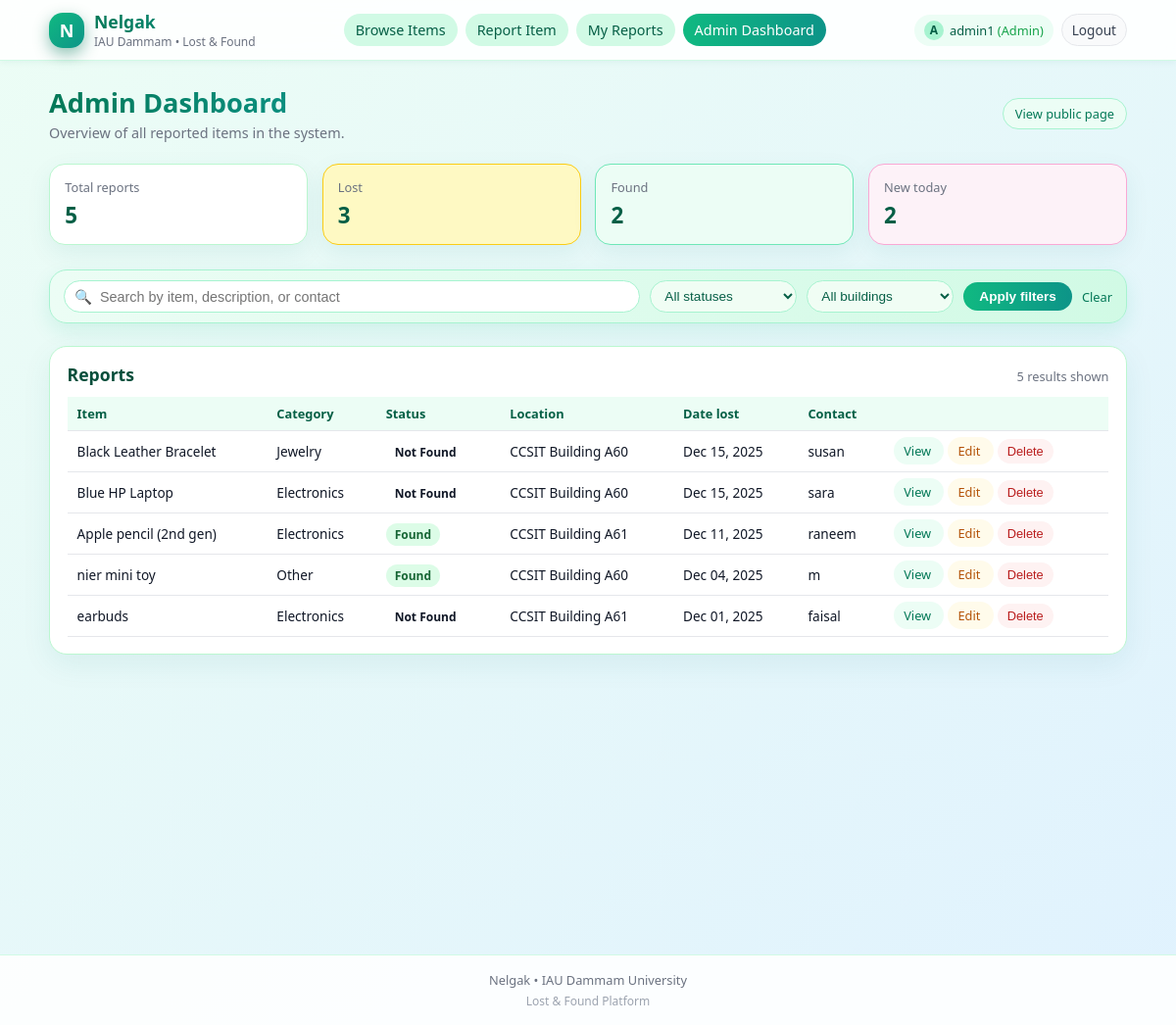
/admin-dashboard/ (signed in), run on the app's committed database.
### lostandfound/models.py (models this page shows, shortened)
class LostItem(models.Model):
    CATEGORY_CHOICES = [
        ('Electronics', 'Electronics'),
        ('Jewelry', 'Jewelry'),
        ('Clothing', 'Clothing'),
        ('Bags', 'Bags'),
        ('Keys', 'Keys'),
        ('Documents', 'Documents'),
        ('Pets', 'Pets'),
        ('Sports Equipment', 'Sports Equipment'),
        ('Other', 'Other'),
    ]
    LOCATION_CHOICES = [
        ('CCSIT Building A60', 'CCSIT Building A60'),
        ('CCSIT Building A61', 'CCSIT Building A61'),
    ]
    STATUS_CHOICES = [
        ('not_found', 'Not Found'),
        ('found', 'Found'),
    ]
    item_name = models.CharField(max_length=100)
    description = models.TextField(blank=True)
    building_number = models.CharField(max_length=10, default='A60')
    category = models.CharField(max_length=50, choices=CATEGORY_CHOICES)
    location_lost = models.CharField(max_length=50, choices=LOCATION_CHOICES)
    date_lost = models.DateField()
    status = models.CharField(
        max_length=20,
        choices=STATUS_CHOICES,
        default='not_found'
    )
    college = models.CharField(
        max_length=50,
        default='CCIS',
        blank=True
    )
    reported_by = models.ForeignKey(
        User,
        on_delete=models.SET_NULL,
        null=True,
        blank=True,
        related_name='lost_items'
    )
    security_question = models.CharField(max_length=255)
    security_answer = models.CharField(max_length=255)
    image = models.ImageField(upload_to='item_images/', blank=True, null=True)
    contact_name = models.CharField(max_length=100)
    contact_email = models.EmailField(blank=True)
    contact_phone = models.CharField(max_length=20, blank=True)
    created_at = models.DateTimeField(auto_now_add=True)

### lostandfound/views.py (the view)
# urls.py: path('admin-dashboard/', views.admin_dashboard, name='admin_dashboard'),
@staff_member_required   # only staff / superuser can access
def admin_dashboard(request):
    reports = LostItem.objects.all().order_by('-date_lost')  # or '-id' if you prefer
    q = request.GET.get('q', '').strip()
    status = request.GET.get('status', '').strip()
    building = request.GET.get('building', '').strip()
    if q:
        reports = reports.filter(
            Q(item_name__icontains=q) |
            Q(description__icontains=q) |
            Q(contact_name__icontains=q)
        )
    if status and status != 'all':
        if status == 'lost':
            reports = reports.filter(status='not_found')
        else:
            reports = reports.filter(status=status)
    if building and building != 'all':
        reports = reports.filter(location_lost__icontains=building)
    today = timezone.now().date()
    context = {
        "reports": reports,
        "total_reports": LostItem.objects.count(),
        "lost_reports": LostItem.objects.filter(status="not_found").count(),
        "found_reports": LostItem.objects.filter(status="found").count(),
        "today_reports": LostItem.objects.filter(date_lost=today).count(),
    }
    return render(request, "admin_dashboard.html", context)

### lostandfound/templates/admin_dashboard.html (shortened to what this page needs)
{% extends "base.html" %}
{% block content %}
<div class="page admin-page">
  <div class="admin-header">
    <div>
      <h1>Admin Dashboard</h1>
      <p>Overview of all reported items in the system.</p>
    </div>
    <a href="{% url 'home' %}" class="admin-header-link">View public page</a>
  </div>
  <div class="admin-stats-grid">
    <div class="admin-stat-card">
      <p class="label">Total reports</p>
      <p class="value">{{ total_reports }}</p>
    </div>
    <div class="admin-stat-card lost">
      <p class="label">Lost</p>
      <p class="value">{{ lost_reports }}</p>
    </div>
    <div class="admin-stat-card found">
      <p class="label">Found</p>
      <p class="value">{{ found_reports }}</p>
    </div>
    <div class="admin-stat-card today">
      <p class="label">New today</p>
      <p class="value">{{ today_reports }}</p>
    </div>
  </div>
  <div class="admin-filters-wrapper">
    <form method="get" class="admin-filters-form">
      <div class="row">
        <div class="search">
          <span class="icon">🔍</span>
          <input type="text"
                 name="q"
                 placeholder="Search by item, description, or contact"
                 value="{{ request.GET.q }}">
        </div>
        <select name="status" class="select">
          <option value="all" {% if request.GET.status == 'all' or not request.GET.status %}selected{% endif %}>
            All statuses
          </option>
        </select>
        <select name="building" class="select">
          <option value="all" {% if request.GET.building == 'all' or not request.GET.building %}selected{% endif %}>
            All buildings
          </option>
        </select>
        <button type="submit" class="btn-apply">Apply filters</button>
        <a href="{% url 'admin_dashboard' %}" class="btn-clear">Clear</a>
      </div>
    </form>
  </div>
  <div class="admin-table-card">
    <div class="table-header">
      <h2>Reports</h2>
      <p>{{ reports|length }} result{% if reports|length != 1 %}s{% endif %} shown</p>
    </div>
    {% if reports %}
      <div class="table-scroll">
        <table class="reports-table">
          <thead>
            <tr>
              <th>Item</th>
              <th>Category</th>
              <th>Status</th>
              <th>Location</th>
              <th>Date lost</th>
              <th>Contact</th>
              <th></th>
            </tr>
          </thead>
          <tbody>
            {% for item in reports %}
              <tr>
                <td>{{ item.item_name }}</td>
                <td>{{ item.category }}</td>
                <td>
                  <span class="status-badge {{ item.status }}">
                    {{ item.get_status_display }}
                  </span>
                </td>
                <td>{{ item.location_lost }}</td>
                <td>{{ item.date_lost|date:"M d, Y" }}</td>
                <td>{{ item.contact_name }}</td>
                <td>
                  <a href="{% url 'item_detail' item.pk %}" class="btn-small">
                    View
                  </a>
                  <a href="{% url 'edit_item' item.pk %}" class="btn-small2">
                    Edit
                  </a>
                  <form method="POST" action="{% url 'delete_item' item.pk %}"
                        style="display:inline-block;"
                        onsubmit="return confirm('Are you sure you want to delete this item? This cannot be undone.');">
                    <button type="submit" class="btn-delete"
                            >
                      Delete
                    </button>
                  </form>
                </td>
              </tr>
            {% endfor %}
          </tbody>
        </table>
      </div>
    {% else %}
      <p class="empty-state">No reports found for these filters.</p>
    {% endif %}
  </div>
</div>
{% endblock %}

### lostandfound/templates/base.html (shortened to what this page needs)
<!DOCTYPE html>
<html lang="en">
<head>
</head>
<body>
  <div class="page">
    <header class="site-header">
      <div class="header-inner">
        <div class="brand">
          <div class="brand-icon">N</div>
          <div>
            <div class="brand-text-main">Nelgak</div>
            <div class="brand-text-sub">IAU Dammam • Lost &amp; Found</div>
          </div>
        </div>
        <nav class="nav-main">
          <a href="{% url 'home' %}"
             class="nav-btn {% if request.resolver_match.url_name == 'home' %}nav-btn-active{% endif %}">
            Browse Items
          </a>
          <a href="{% url 'report_item' %}"
             class="nav-btn {% if request.resolver_match.url_name == 'report_item' %}nav-btn-active{% endif %}">
            Report Item
          </a>
          {% if user.is_authenticated %}
            <a href="{% url 'my_reports' %}"
               class="nav-btn {% if request.resolver_match.url_name == 'my_reports' %}nav-btn-active{% endif %}">
              My Reports
            </a>
          {% endif %}
          {% if user.is_staff %}
            <a href="{% url 'admin_dashboard' %}"
              class="nav-btn {% if request.resolver_match.url_name == 'admin_dashboard' %}nav-btn-active{% endif %}">
              Admin Dashboard
            </a>
          {% endif %}
        </nav>
        <div class="user-area">
          {% if user.is_authenticated %}
            <div class="user-chip">
              <div class="user-circle">
                {{ user.username|first|upper }}
              </div>
              <span>
                {{ user.get_full_name|default:user.username }}
                {% if user.is_staff %}<span style="color:#16a34a;"> (Admin)</span>{% endif %}
              </span>
            </div>
            <a href="{% url 'user_logout' %}" class="btn-link">
              Logout
            </a>
          {% else %}
            <a href="{% url 'login' %}" class="btn-link btn-login">
              Login
            </a>
          {% endif %}
        </div>
      </div>
    </header>
    <main class="site-main">
      {% block content %}{% endblock %}
    </main>
    <footer class="site-footer">
      <div>Nelgak • IAU Dammam University</div>
      <div class="sub">Lost &amp; Found Platform</div>
    </footer>
  </div>
</body>
</html>

### lostandfound/templates/base.html (style rules this page uses)
body { margin: 0; font-family: system-ui, -apple-system, BlinkMacSystemFont, "Segoe UI", sans-serif; background: linear-gradient(to bottom right, #ecfdf5, #e0f2fe); color: #111827; }
.page { min-height: 100vh; display: flex; flex-direction: column; }
.site-header { position: sticky; top: 0; z-index: 50; background: rgba(255,255,255,0.9); backdrop-filter: blur(10px); border-bottom: 1px solid #d1fae5; box-shadow: 0 2px 6px rgba(15,118,110,0.06); }
.header-inner { max-width: 1100px; margin: 0 auto; padding: 10px 16px; display: flex; align-items: center; justify-content: space-between; gap: 12px; flex-wrap: wrap; }
.brand { display: flex; align-items: center; gap: 10px; }
.brand-icon { width: 36px; height: 36px; border-radius: 14px; background: linear-gradient(to bottom right, #10b981, #0d9488); display: flex; align-items: center; justify-content: center; box-shadow: 0 6px 16px rgba(4,120,87,0.45); color: white; font-weight: 700; font-size: 18px; }
.brand-text-main { font-size: 1.1rem; font-weight: 700; background: linear-gradient(to right, #047857, #0d9488); -webkit-background-clip: text; -webkit-text-fill-color: transparent; }
.brand-text-sub { font-size: 0.75rem; color: #6b7280; }
.nav-main { display: flex; gap: 8px; flex-wrap: wrap; justify-content: center; }
.nav-btn { padding: 7px 12px; border-radius: 999px; border: none; text-decoration: none; font-size: 0.9rem; font-weight: 500; color: #065f46; background: #d1fae5; cursor: pointer; transition: background 0.15s ease, transform 0.1s ease; }
.nav-btn-active { background: linear-gradient(to right, #10b981, #0d9488); color: white; }
.user-area { display: flex; align-items: center; gap: 8px; flex-wrap: wrap; justify-content: flex-end; }
.user-chip { display: flex; align-items: center; gap: 6px; padding: 6px 10px; border-radius: 999px; background: #ecfdf5; font-size: 0.8rem; color: #065f46; }
.user-circle { width: 20px; height: 20px; border-radius: 999px; background: #a7f3d0; display: flex; align-items: center; justify-content: center; font-size: 0.75rem; font-weight: 700; }
.btn-link { padding: 6px 10px; border-radius: 999px; border: none; text-decoration: none; font-size: 0.85rem; font-weight: 500; cursor: pointer; background: #f9fafb; color: #374151; border: 1px solid #e5e7eb; }
.site-main { max-width: 1100px; margin: 1.5rem auto; padding: 0 16px; flex: 1; width: 100%; }
.site-footer { margin-top: 2rem; padding: 16px; background: rgba(255,255,255,0.9); border-top: 1px solid #d1fae5; text-align: center; font-size: 0.8rem; color: #6b7280; }
.site-footer .sub { font-size: 0.75rem; color: #9ca3af; margin-top: 4px; }

### data on the page
LostItem: item_name "Black Leather Bracelet", category "Jewelry", status "Not Found", location_lost "CCSIT Building A60", date_lost "Dec 15, 2025", contact_name "susan"
LostItem: item_name "Blue HP Laptop", category "Electronics", status "Not Found", location_lost "CCSIT Building A60", date_lost "Dec 15, 2025", contact_name "sara"
LostItem: item_name "Apple pencil (2nd gen)", category "Electronics", status "Found", location_lost "CCSIT Building A61", date_lost "Dec 11, 2025", contact_name "raneem"
LostItem: item_name "nier mini toy", category "Other", status "Found", location_lost "CCSIT Building A60", date_lost "Dec 04, 2025", contact_name "m"
LostItem: item_name "earbuds", category "Electronics", status "Not Found", location_lost "CCSIT Building A61", date_lost "Dec 01, 2025", contact_name "faisal"

### other printed values
{{ user.username|first|upper }} "A"
{{ user.get_full_name|default:user.username }} "admin1"
{{ total_reports }} "5"
{{ lost_reports }} "3"
{{ found_reports }} "2"
{{ today_reports }} "2"
{{ reports|length }} "5"
